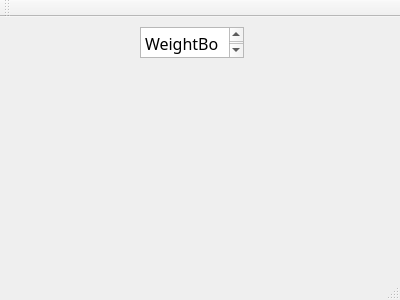
<?xml version="1.0" encoding="UTF-8"?>
<ui version="4.0">
 <class>MainWindow</class>
 <widget class="QMainWindow" name="MainWindow">
  <property name="geometry">
   <rect>
    <x>0</x>
    <y>0</y>
    <width>400</width>
    <height>300</height>
   </rect>
  </property>
  <property name="windowTitle">
   <string>MainWindow</string>
  </property>
  <widget class="QWidget" name="centralWidget">
   <widget class="QTextEdit" name="textEdit">
    <property name="geometry">
     <rect>
      <x>140</x>
      <y>10</y>
      <width>104</width>
      <height>31</height>
     </rect>
    </property>
    <property name="font">
     <font>
      <family>Lithograph</family>
      <weight>75</weight>
      <bold>true</bold>
     </font>
    </property>
    <property name="html">
     <string>&lt;!DOCTYPE HTML PUBLIC &quot;-//W3C//DTD HTML 4.0//EN&quot; &quot;http://www.w3.org/TR/REC-html40/strict.dtd&quot;&gt;
&lt;html&gt;&lt;head&gt;&lt;meta name=&quot;qrichtext&quot; content=&quot;1&quot; /&gt;&lt;style type=&quot;text/css&quot;&gt;
p, li { white-space: pre-wrap; }
&lt;/style&gt;&lt;/head&gt;&lt;body style=&quot; font-family:'Lithograph'; font-size:8.25pt; font-weight:600; font-style:normal;&quot;&gt;
&lt;p style=&quot; margin-top:0px; margin-bottom:0px; margin-left:0px; margin-right:0px; -qt-block-indent:0; text-indent:0px;&quot;&gt;&lt;span style=&quot; font-family:'MS Shell Dlg 2'; font-size:12pt; font-weight:400;&quot;&gt;WeightBook&lt;/span&gt;&lt;/p&gt;&lt;/body&gt;&lt;/html&gt;</string>
    </property>
   </widget>
  </widget>
  <widget class="QMenuBar" name="menuBar">
   <property name="geometry">
    <rect>
     <x>0</x>
     <y>0</y>
     <width>400</width>
     <height>21</height>
    </rect>
   </property>
  </widget>
  <widget class="QToolBar" name="mainToolBar">
   <attribute name="toolBarArea">
    <enum>TopToolBarArea</enum>
   </attribute>
   <attribute name="toolBarBreak">
    <bool>false</bool>
   </attribute>
  </widget>
  <widget class="QStatusBar" name="statusBar"/>
 </widget>
 <layoutdefault spacing="6" margin="11"/>
 <resources/>
 <connections/>
</ui>
